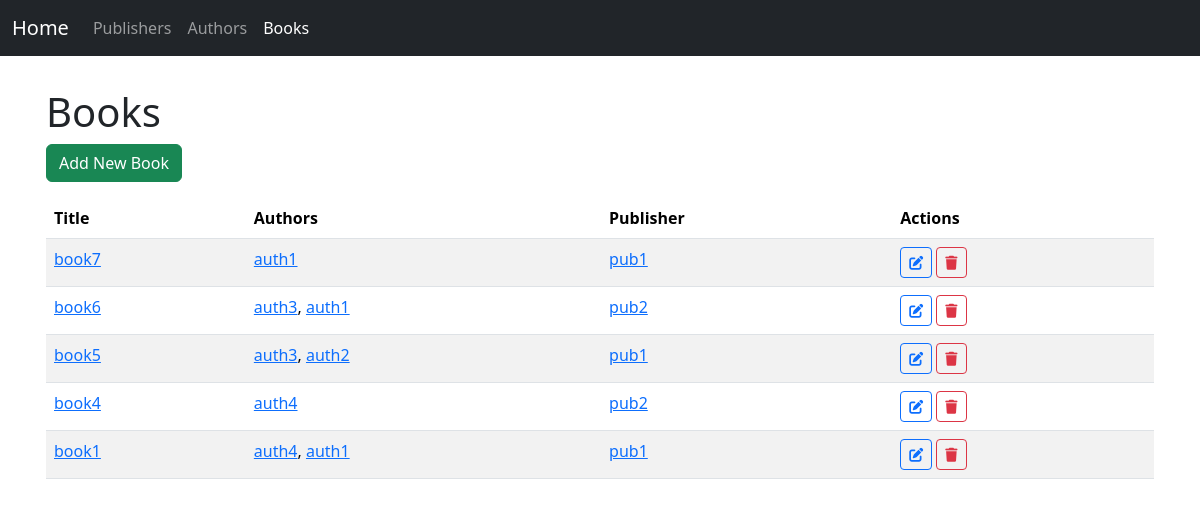
/books/, run on an earlier commit of the app's database.
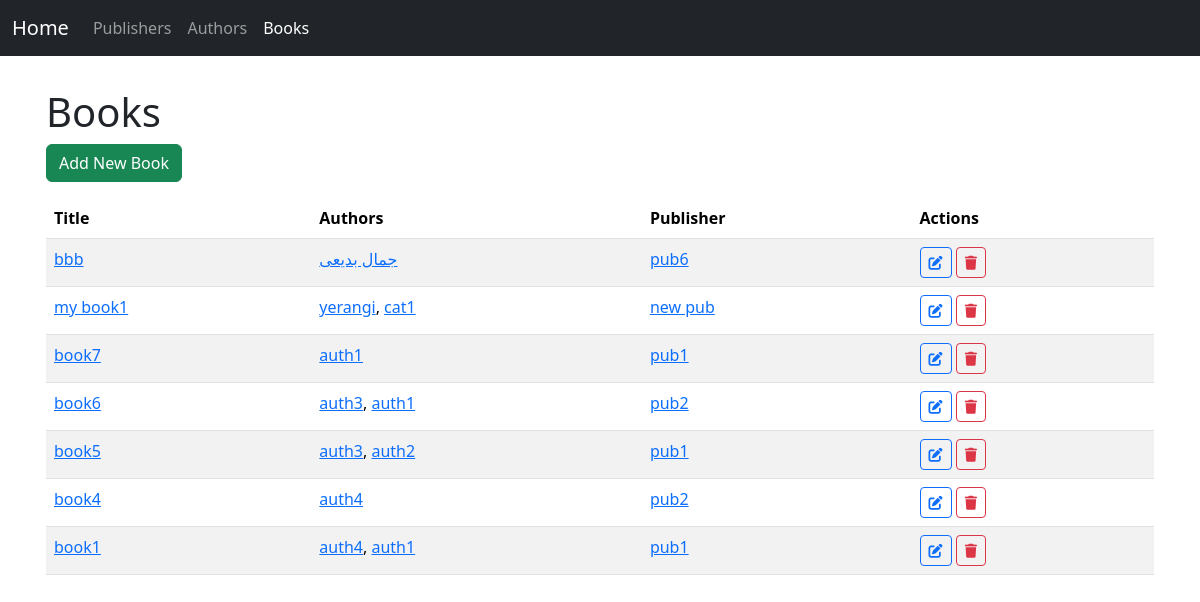
And on a later commit of the database.
### book_app/models.py (models this page shows, shortened)
class Book(models.Model):
    title = models.CharField(max_length=100)
    authors = models.ManyToManyField("Author")
    cover = models.ImageField(upload_to="book_covers", null=True, blank=True)
    publisher = models.ForeignKey(Publisher, on_delete=models.PROTECT)
    publication_date = models.DateField()
    class Meta:
        ordering = ["-id"]

class Author(models.Model):
    name = models.CharField(max_length=200)
    email = models.EmailField()
    headshot = models.ImageField(
        upload_to="author_headshots", null=True, blank=True)
    class Meta:
        ordering = ["-id"]

class Publisher(models.Model):
    name = models.CharField(max_length=30)
    address = models.CharField(max_length=50)
    city = models.CharField(max_length=60)
    state_province = models.CharField(max_length=30)
    country = models.CharField(max_length=50)
    website = models.URLField()
    class Meta:
        ordering = ["-id"]

### book_app/views.py (the view)
# urls.py: path('books/', BookListView.as_view(), name='book_list'),
class BookListView(ListView):
    model = Book
    context_object_name = "books"
    def get_context_data(self, **kwargs):
        context = super().get_context_data(**kwargs)
        context['nbar'] = "books"
        return context

### book_app/templates/book_app/book_list.html (shortened to what this page needs)
{% extends 'book_app/base.html' %}
{% block content %}
<h1>Books</h1>
<a href="{% url 'book_app:book_add' %}" class="btn btn-success mb-3">Add New Book</a>
<table class="table table-striped">
    <thead>
        <tr>
            <th scope="col">Title</th>
            <th scope="col" class="d-none d-md-table-cell">Authors</th>
            <th scope="col" class="d-none d-md-table-cell">Publisher</th>
            <th scope="col">Actions</th>
        </tr>
    </thead>
    <tbody>
        {% for book in books %}
        <tr>
            <td>
                <a href="{% url 'book_app:book_detail' book.pk %}">{{ book.title }}</a>
            </td>
            <td>
                {% for author in book.authors.all %}
                <a href="{% url 'book_app:author_detail' author.pk %}">{{ author.name }}</a>{% if not forloop.last%}, {% endif %}
                {% endfor %}
            </td>
            <td>
                <a href="{% url 'book_app:publisher_detail' book.publisher.pk %}">{{ book.publisher.name }}</a>
            </td>
            <td>
                <a href="{% url 'book_app:book_edit' book.pk %}" class="btn btn-sm btn-outline-primary">
                    <i class="fas fa-edit"></i>
                </a>
                <a href="{% url 'book_app:book_delete' book.pk %}" class="btn btn-sm btn-outline-danger">
                    <i class="fas fa-trash"></i>
                </a>
            </td>
        </tr>
        {% empty %}
        <tr>
            <td colspan="4">No books found.</td>
        </tr>
        {% endfor %}
    </tbody>
</table>
{% endblock %}

What changed in the data, as far as the page shows it:
added Book: title "bbb", publisher.name "pub6"
added Author: name "جمال بدیعی", shown under "bbb"
added Book: title "my book1", publisher.name "new pub"
added Author: name "yerangi", shown under "my book1"
added Author: name "cat1", shown under "my book1"
